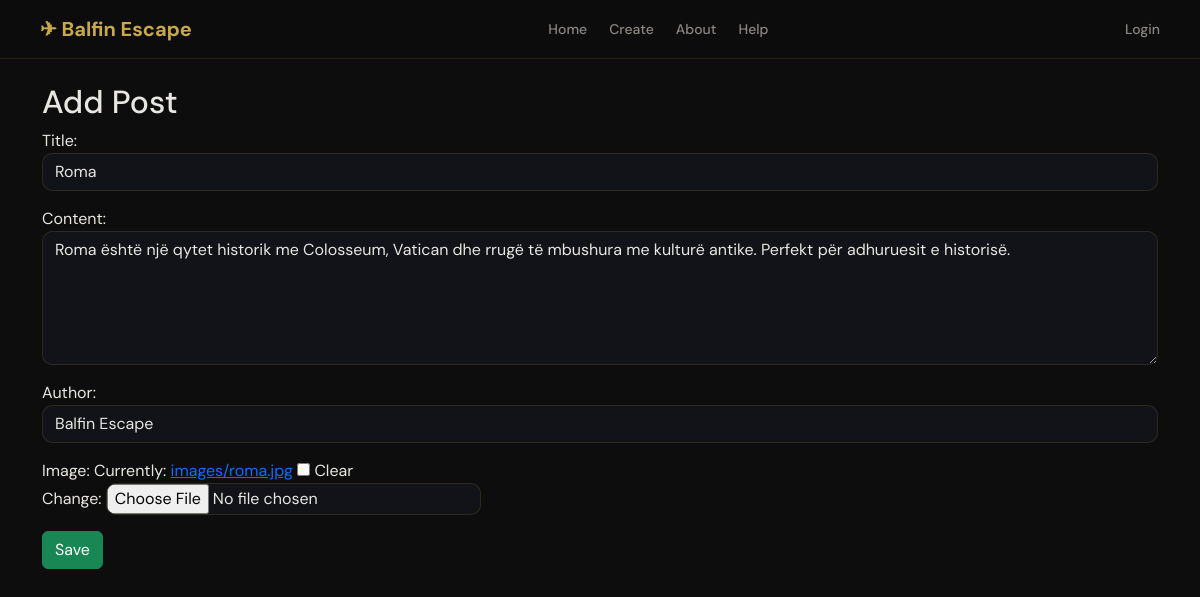
The page /edit/5/ on the database its author committed.
### agency/models.py (models this page shows, shortened)
class Post(models.Model):
    title = models.CharField(max_length=200)
    content = models.TextField()
    author = models.CharField(max_length=100)
    image = models.ImageField(upload_to='images/', blank=True, null=True)
    likes = models.PositiveIntegerField(default=0)
    dislikes = models.PositiveIntegerField(default=0)
    created_at = models.DateTimeField(auto_now_add=True)
    class Meta:
        ordering = ['-created_at']

### agency/views.py (the view, shortened to what this page needs)
# urls.py: path('edit/<int:pk>/', views.edit_post, name='edit'),
def edit_post(request, pk):
    post = get_object_or_404(Post, id=pk)
    form = PostForm(request.POST or None, instance=post)
    return render(request, 'agency/post_form.html', {'form': form})

### agency/forms.py
class PostForm(forms.ModelForm):
    class Meta:
        model = Post
        fields = ['title', 'content', 'author', 'image']
        widgets = {
            'title': forms.TextInput(attrs={
                'class': 'form-control',
                'placeholder': 'Titulli i postit'
            }),
            'content': forms.Textarea(attrs={
                'class': 'form-control',
                'rows': 5,
                'placeholder': 'Përshkrimi...'
            }),
            'author': forms.TextInput(attrs={
                'class': 'form-control',
                'placeholder': 'Autori'
            }),
        }

### agency/templates/agency/post_form.html (shortened to what this page needs)
{% extends 'agency/base.html' %}
{% block content %}
<h2>Add Post</h2>
<form method="POST">
    {{ form.as_p }}
    <button class="btn btn-success">Save</button>
</form>
{% endblock %}

### agency/templates/agency/base.html (style rules this page uses)
:root { --bg: #0D0D0D; --panel: #161A22; --gold: #C9A84C; --text: #E8E6E0; --muted: #8A8680; --border: rgba(201,168,76,0.15); }
body { font-family: 'DM Sans', sans-serif; background: var(--bg); color: var(--text); margin: 0; }
input, textarea, select { background: #111318 !important; border: 1px solid var(--border) !important; color: var(--text) !important; border-radius: 10px !important; }

### rows shown on the page
Post: title "Roma", content "Roma është një qytet historik me Colosseum, Vatican dhe rrugë të mbushura me kulturë antike. Perfekt për adhuruesit e historisë.", author "Balfin Escape"
